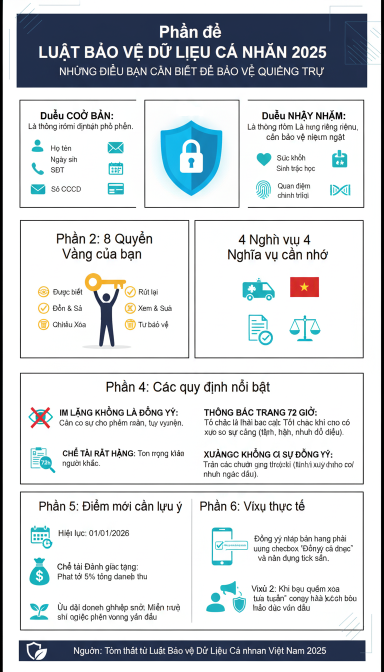
#> input picture output_images/infographic_edited_20251025_102558.png, 768 x 1344 px (shown at 1/2 size)
$ python resize.py
#> lines starting #> are read from the running program, lines starting #| are printed output that depends on the picture
from PIL import Image
import os

def resize_image(input_path, output_path, new_size):
    """
    Thay đổi kích thước của một hình ảnh và lưu nó.

    :param input_path: Đường dẫn đến file ảnh gốc.
    :param output_path: Đường dẫn để lưu file ảnh đã thay đổi kích thước.
    :param new_size: Một tuple (width, height) cho kích thước mới.
    """
#> called with output_path = 'output_images/resized_infographic.png', new_size = (3937, 7978)
    try:
        with Image.open(input_path) as img:
#> img is the input picture: PIL image 768x1344 RGBA; mean R, G, B, A 208, 212.8, 216.4, 255
            print(f"Đang đọc ảnh từ: {input_path}")
            print(f"Kích thước gốc: {img.size}")
#| Kích thước gốc: (768, 1344)

            # Sử dụng Image.LANCZOS (hoặc Image.Resampling.LANCZOS) để có chất lượng tốt nhất
            resized_img = img.resize(new_size, Image.Resampling.LANCZOS)
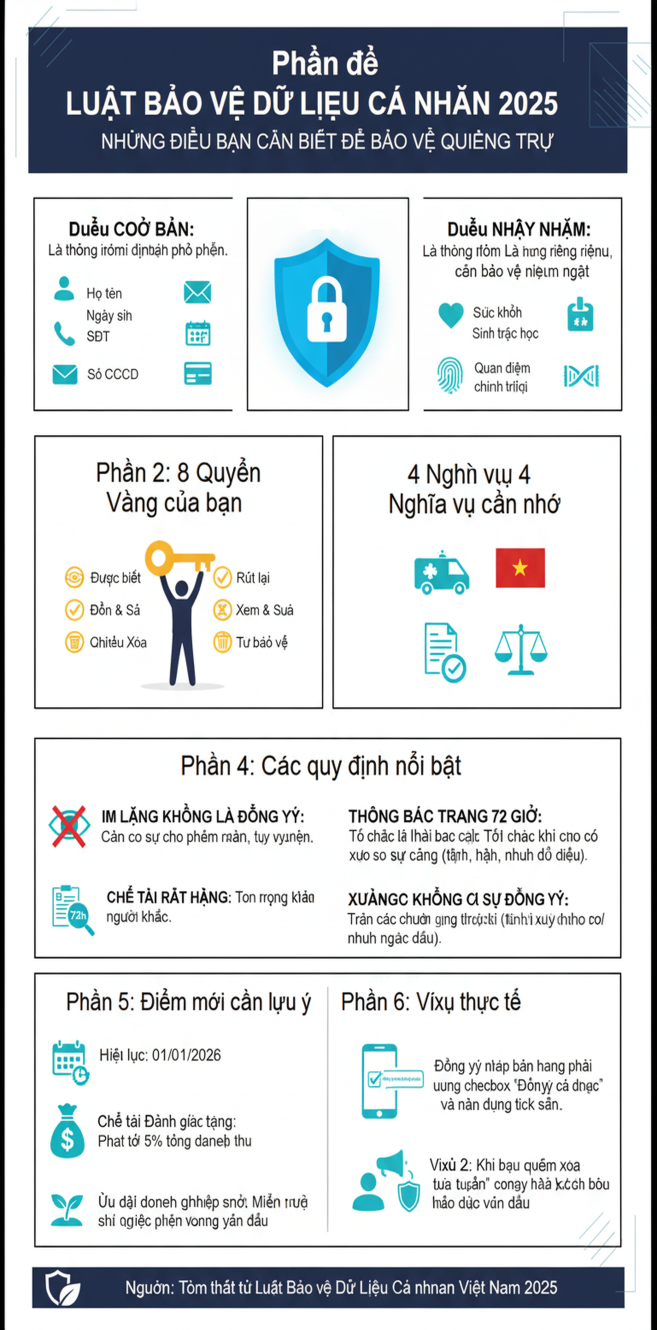
#> resized_img: PIL image 3937x7978 RGBA (shown at 1/6 size); mean R, G, B, A 207.7, 212.6, 216.1, 255

            print(f"Đã thay đổi kích thước thành: {resized_img.size}")
#| Đã thay đổi kích thước thành: (3937, 7978)

            resized_img.save(output_path)
            print(f"Thành công! Ảnh đã được lưu tại: {output_path}")

    except FileNotFoundError:
        print(f"Lỗi: Không tìm thấy file ảnh tại đường dẫn '{input_path}'")
    except Exception as e:
        print(f"Đã có lỗi xảy ra: {e}")

if __name__ == "__main__":
    # --- CẤU HÌNH ---

    # Thư mục chứa ảnh
    image_directory = "output_images"

    # Tên file ảnh gốc
    input_filename = "infographic_edited_20251025_102558.png"

    # Tên file ảnh sau khi resize
    output_filename = "resized_infographic.png"

    # Kích thước mới (chiều rộng, chiều cao)
    target_size = (3937, 7978)

    # Tạo đường dẫn đầy đủ
    input_image_path = os.path.join(image_directory, input_filename)
    output_image_path = os.path.join(image_directory, output_filename)

    # Gọi hàm để thay đổi kích thước
    resize_image(input_image_path, output_image_path, target_size)

$ run again, with output_images/infographic_edited_20251025_100514.png copied over output_images/infographic_edited_20251025_102558.png
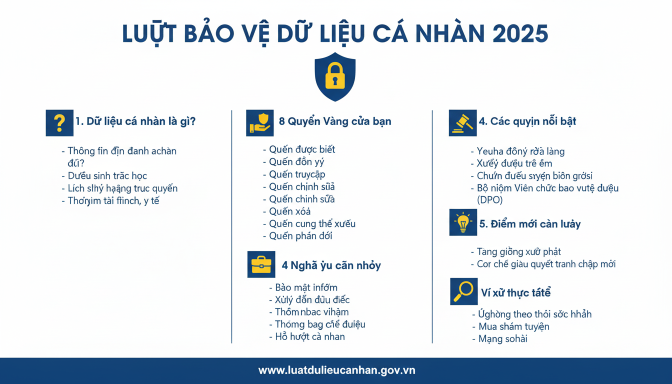
#> input picture output_images/infographic_edited_20251025_100514.png, 1344 x 768 px (shown at 1/2 size)
#> in resize_image, img is the input picture: PIL image 1344x768 RGB; mean R, G, B 224.3, 230.1, 235.4
#| Kích thước gốc: (1344, 768)
#> in resize_image, `resized_img = img.resize(new_size, Image.Resampling.LANCZOS)`:
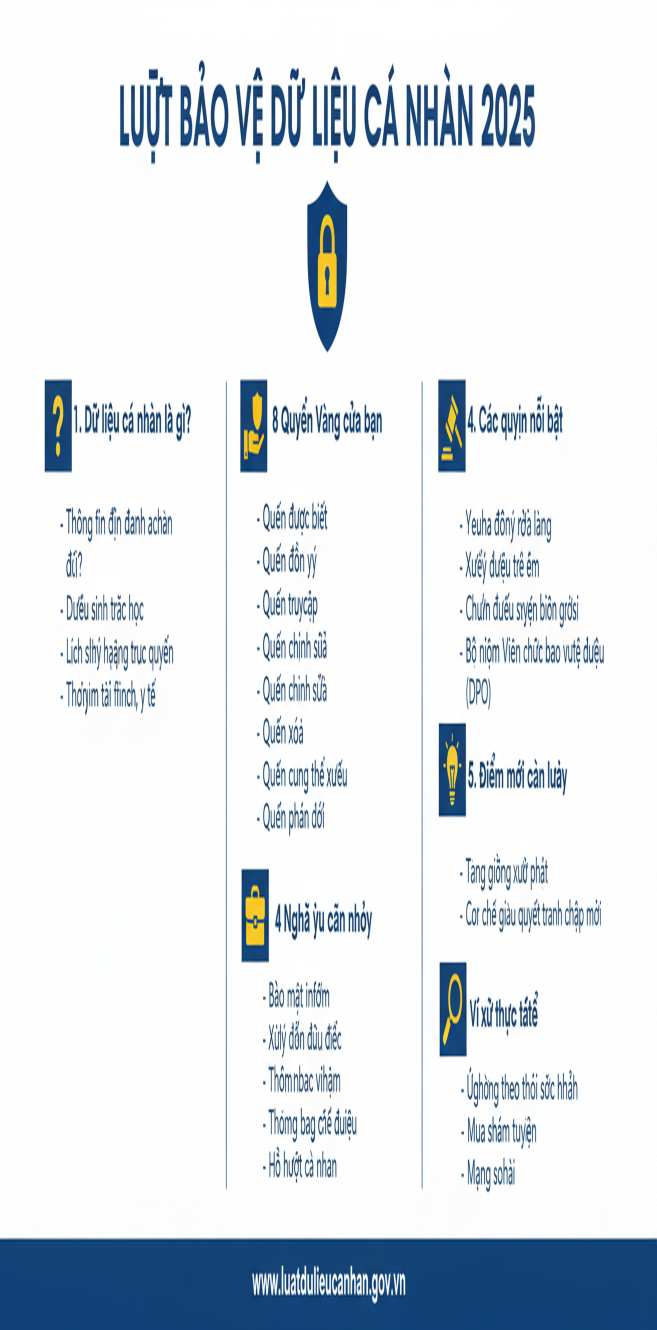
#> resized_img: PIL image 3937x7978 RGB (shown at 1/6 size); mean R, G, B 224.2, 230, 235.3
#| Đã thay đổi kích thước thành: (3937, 7978)

$ run again, with output_images/infographic_edited_20251025_101733.png copied over output_images/infographic_edited_20251025_102558.png
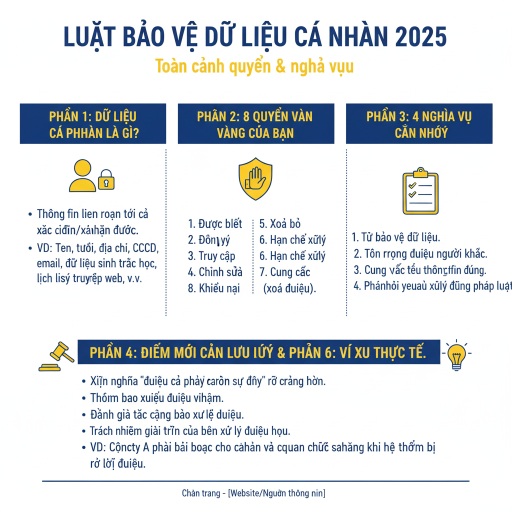
#> input picture output_images/infographic_edited_20251025_101733.png, 1024 x 1024 px (shown at 1/2 size)
#> in resize_image, img is the input picture: PIL image 1024x1024 RGB; mean R, G, B 222.1, 225.9, 229.1
#| Kích thước gốc: (1024, 1024)
#> in resize_image, `resized_img = img.resize(new_size, Image.Resampling.LANCZOS)`:
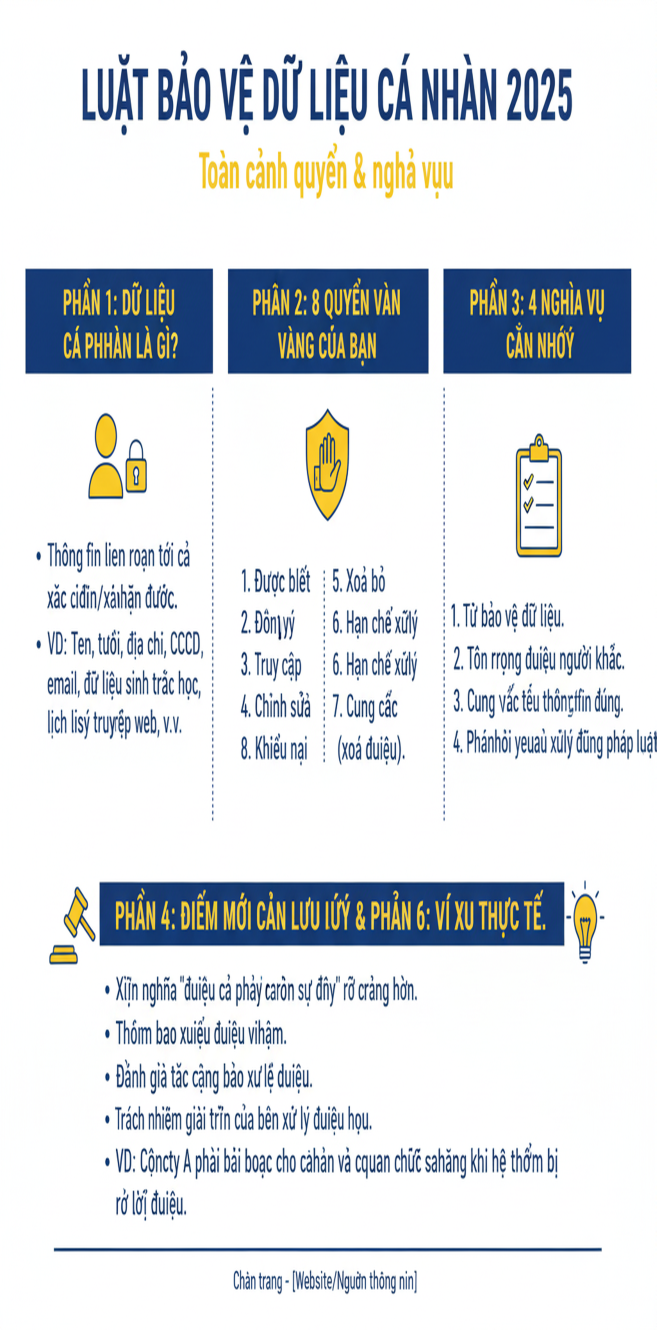
#> resized_img: PIL image 3937x7978 RGB (shown at 1/6 size); mean R, G, B 221.9, 225.7, 229
#| Đã thay đổi kích thước thành: (3937, 7978)

$ run again, with output_images/infographic_edited_20251025_101943.png copied over output_images/infographic_edited_20251025_102558.png
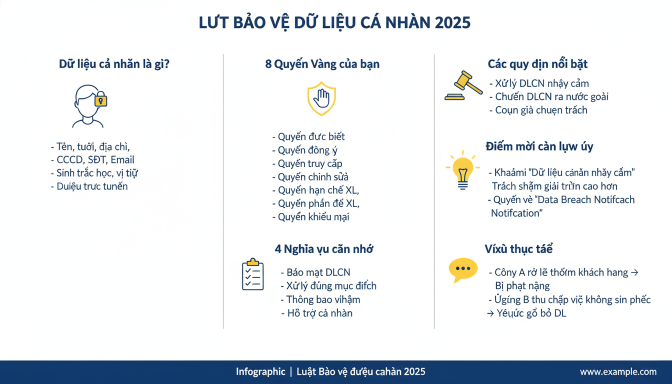
#> input picture output_images/infographic_edited_20251025_101943.png, 1344 x 768 px (shown at 1/2 size)
#> in resize_image, img is the input picture: PIL image 1344x768 RGB; mean R, G, B 231.7, 235.4, 238.9
#| Kích thước gốc: (1344, 768)
#> in resize_image, `resized_img = img.resize(new_size, Image.Resampling.LANCZOS)`:
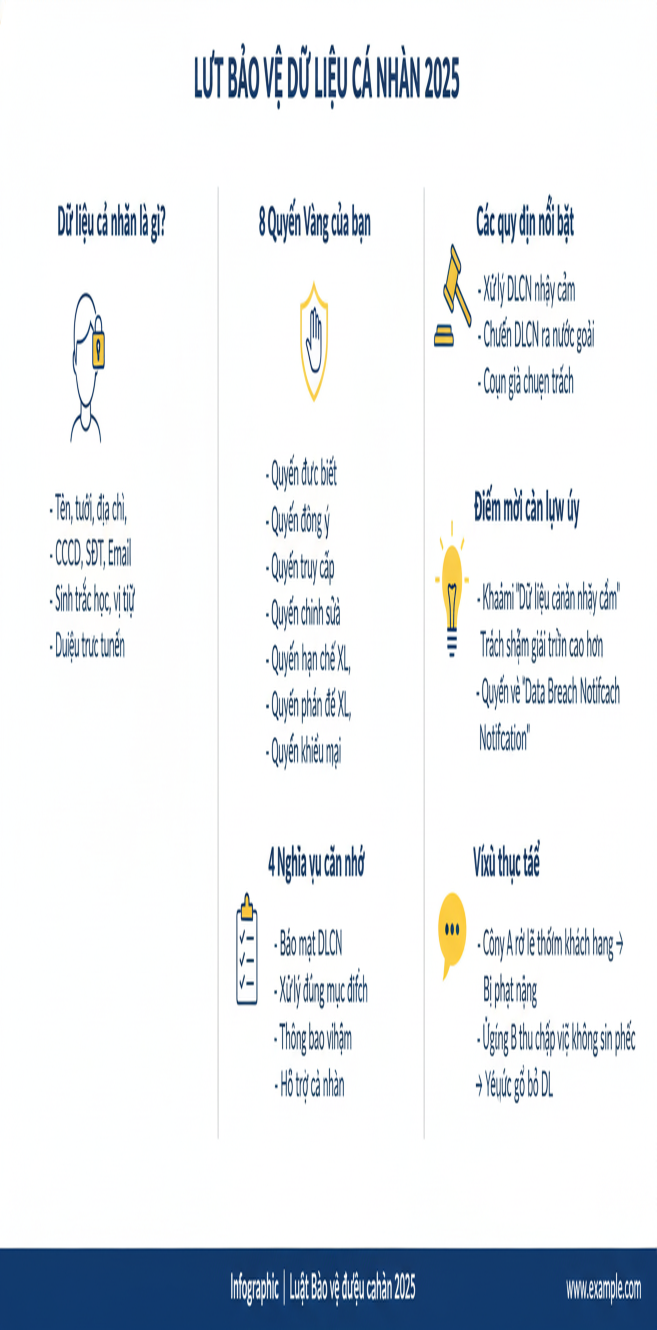
#> resized_img: PIL image 3937x7978 RGB (shown at 1/6 size); mean R, G, B 231.6, 235.2, 238.8
#| Đã thay đổi kích thước thành: (3937, 7978)
